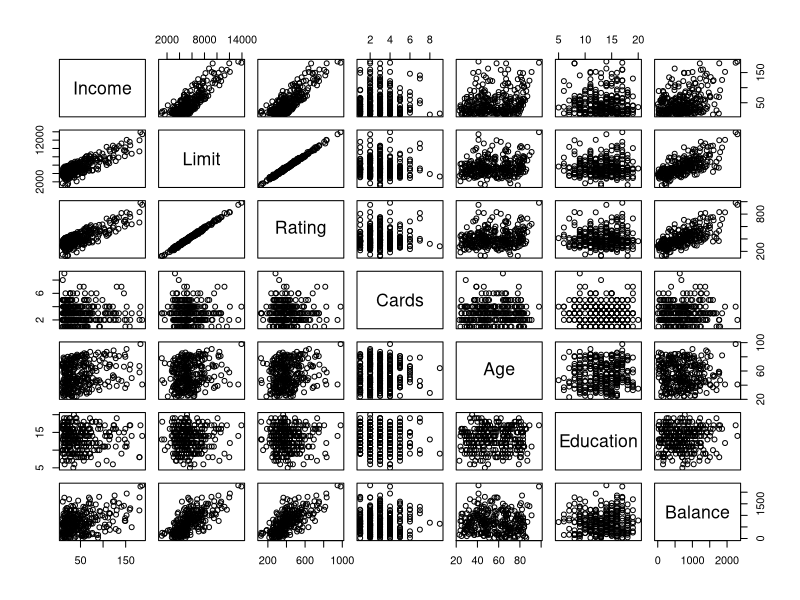

Here is the R script that generated this plot: (Note: this script raises an error after producing the figure.)

###############
# Matt Oehler #
# Stat 536    #
# Credit EDA  #
###############


# Libraries
library(MASS)
library(xtable)
library(car) #has vif

#read in the data
setwd("~/Matt BYU/10 Winter 2018/Stat 536/EDA 1 Credit")
credit <- read.csv('creditdata.csv',header=T)
head(credit)

#scatter and boxplots
pairs(credit[,c(1:6,11)])
oldpar = par(no.readonly = TRUE)
par(mfrow=c(2,2))
plot(credit[,7],credit$Balance,ylab='Balance',main='Gender')
plot(credit[,8],credit$Balance,ylab='Balance',main='Student')
plot(credit[,9],credit$Balance,ylab='Balance',main='Married')
plot(credit[,10],credit$Balance,ylab='Balance',main='Ethnicity')
par(oldpar)

#make table of summary statistics
summary(credit)
xtable(summary(credit[,c(1:6,11)]))#quant variables


#fit multiple linear regression model
model <- lm(Balance~., data=credit)

#check assumptions of the model

vif(model)#variance inflation factor
avPlots(model)

hist(model$residuals,freq=F)
curve(dnorm(x,0,sd(model$residuals)),col='red',lwd=2,add=T)

plot(model$fitted.values,model$residuals,
     main='Residual Plot')
abline(h=0,col='red')

#qqplot and other residual plots
plot(model)


###GGPLOT####
library(ggplot2)
library(GGally)

# ggpairs(credit)#huge
ggpairs(credit[,c(1:6,11)]) #quantitative variables

#boxplots
ggplot(credit,aes(x=Gender,y=Balance,fill=Gender)) + geom_boxplot()
ggplot(credit,aes(x=Student,y=Balance,fill=Student)) + geom_boxplot()
ggplot(credit,aes(x=Married,y=Balance,fill=Married)) + geom_boxplot()
ggplot(credit,aes(x=Ethnicity,y=Balance,fill=Ethnicity)) + geom_boxplot()

#model diagnostic plots

ggplot(model,aes(x=.fitted,y=.resid)) + geom_point() +
  geom_hline(yintercept=0, col="red", linetype="dashed")
ggplot(model,aes(x=.resid))+geom_histogram()

